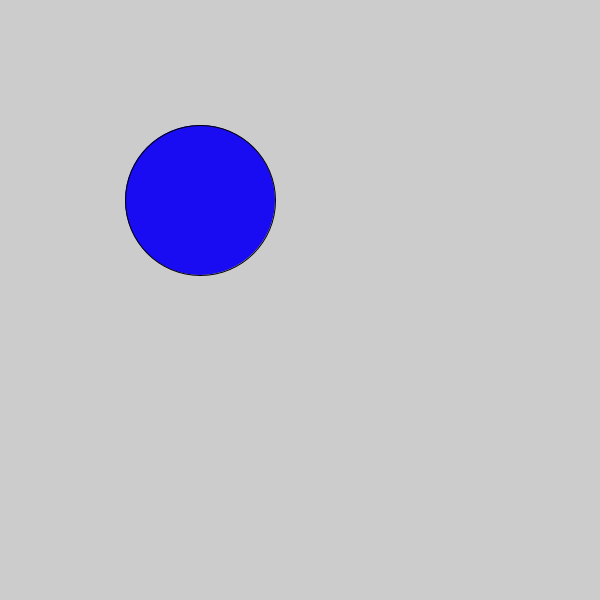
Frame 1 (no input)
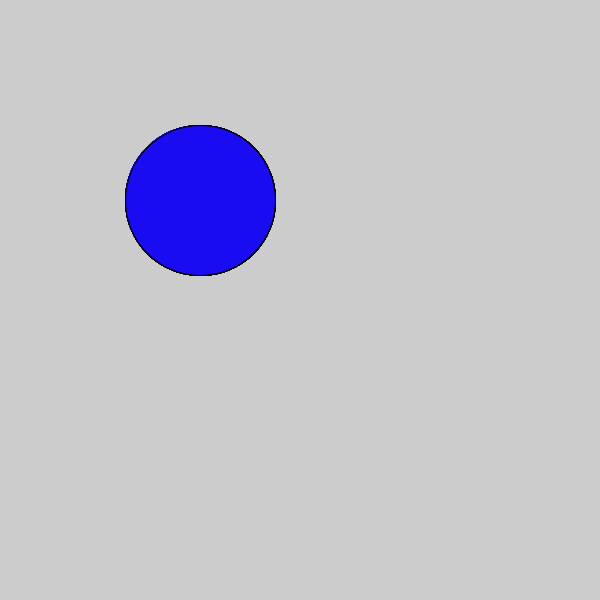
Frame 60 (the mouse pressed at the canvas centre just before this capture)
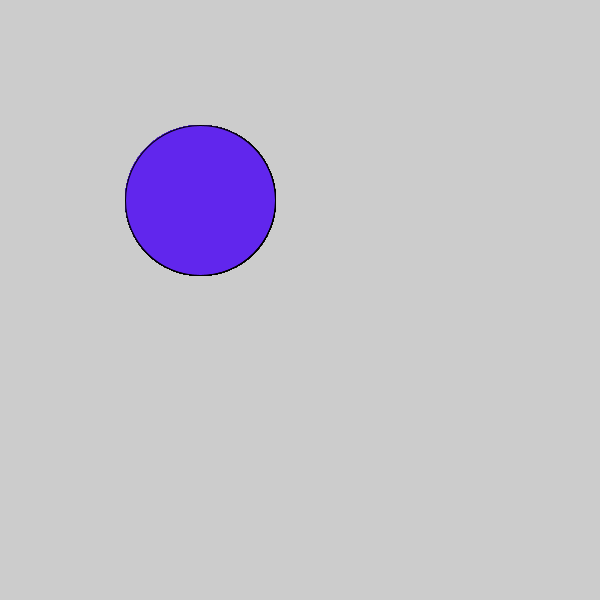
Frame 120 (the mouse held since frame 60 and released just before this capture)

The Processing sketch that drew these frames (run headless with seeded random() and noise(); from frame 60 on, the mouse is pressed at the canvas centre):

// Processing sketch: logical_dot
// ── logical_dot.pde
void setup(){
  size(600,600);
}
void draw (){
  if(mousePressed) {
    fill(#6126ED);
  } else {
    fill(#1A0CF2);}
  ellipse(200,200,150,150);
}
